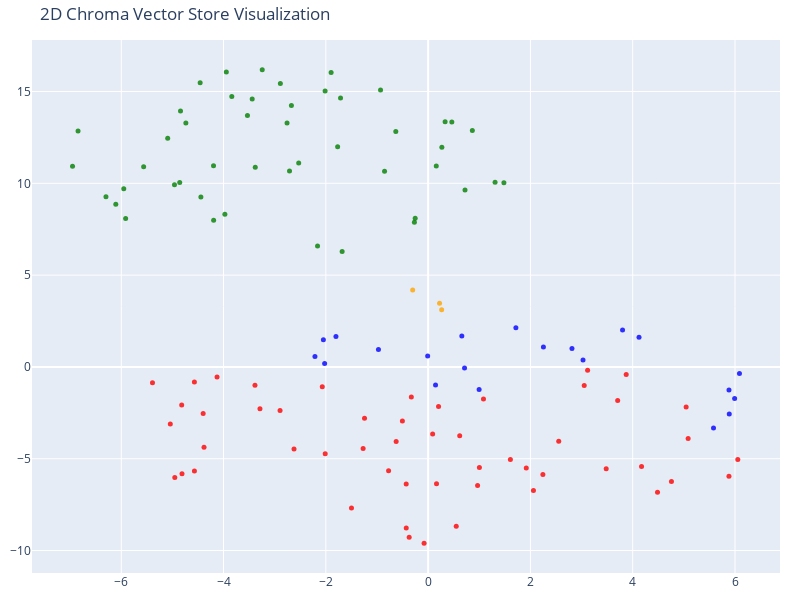

Notebook source saved alongside this figure:
### Code cell
# We humans find it easier to visalize things in 2D!
# Reduce the dimensionality of the vectors to 2D using t-SNE
# (t-distributed stochastic neighbor embedding)

tsne = TSNE(n_components=2, random_state=42)
reduced_vectors = tsne.fit_transform(vectors)

# Create the 2D scatter plot
fig = go.Figure(data=[go.Scatter(
    x=reduced_vectors[:, 0],
    y=reduced_vectors[:, 1],
    mode='markers',
    marker=dict(size=5, color=colors, opacity=0.8),
    text=[f"Type: {t}<br>Text: {d[:100]}..." for t, d in zip(doc_types, documents)],
    hoverinfo='text'
)])

fig.update_layout(
    title='2D Chroma Vector Store Visualization',
    scene=dict(xaxis_title='x',yaxis_title='y'),
    width=800,
    height=600,
    margin=dict(r=20, b=10, l=10, t=40)
)

fig.show()

### Figure 1 — Plotly figure (JSON) as saved in the notebook; plotly's stock layout.template omitted (floating-point values rounded to 4 significant figures)
{"data": [{"hoverinfo": "text", "marker": {"color": ["blue", "blue", "blue", "blue", "blue", "blue", "blue", "blue", "blue", "blue", "blue", "blue", "blue", "blue", "blue", "blue", "blue", "blue", "blue", "blue", "blue", "red", "red", "red", "red", "red", "red", "red", "red", "red", "red", "red", "red", "red", "red", "red", "red", "red", "red", "red", "red", "red", "red", "red", "red", "red", "red", "red", "red", "red", "red", "red", "red", "red", "red", "red", "red", "red", "red", "red", "red", "red", "red", "red", "red", "red", "red", "red", "red", "red", "red", "red", "red", "orange", "orange", "orange", "green", "green", "green", "green", "green", "green", "green", "green", "green", "green", "green", "green", "green", "green", "green", "green", "green", "green", "green", "green", "green", "green", "green", "green", "green", "green", "green", "green", "green", "green", "green", "green", "green", "green", "green", "green", "green", "green", "green", "green", "green", "green", "green", "green", "green", "green", "green"], "opacity": 0.8, "size": 5}, "mode": "markers", "text": ["Type: products<br>Text: # Product Summary\n\n# Rellm: AI-Powered Enterprise Reinsurance Solution\n\n## Summary\n\nRellm is an inno...", "Type: products<br>Text: ### Seamless Integrations\nRellm's architecture is designed for effortless integration with existing ...", "Type: products<br>Text: ### Regulatory Compliance Tools\nRellm includes built-in compliance tracking features to help organiz...", "Type: products<br>Text: Join the growing number of organizations leveraging Rellm to enhance their reinsurance processes whi...", "Type: products<br>Text: Experience the future of reinsurance with Rellm, where innovation meets reliability. Let Insurellm h...", "Type: products<br>Text: # Product Summary\n\n# Markellm\n\n## Summary\n\nMarkellm is an innovative two-sided marketplace designed ...", "Type: products<br>Text: - **User-Friendly Interface**: Designed with user experience in mind, Markellm features an intuitive...", "Type: products<br>Text: - **Customer Support**: Our dedicated support team is always available to assist both consumers and ...", "Type: products<br>Text: ### For Insurance Companies:\n- **Basic Listing Fee**: $199/month for a featured listing on the platf...", "Type: products<br>Text: ### Q3 2025\n- Initiate a comprehensive marketing campaign targeting both consumers and insurers to i...", "Type: products<br>Text: # Product Summary\n\n# Homellm\n\n## Summary\nHomellm is an innovative home insurance product developed b...", "Type: products<br>Text: ### 2. Dynamic Pricing Model\nWith Homellm's innovative dynamic pricing model, insurance providers ca...", "Type: products<br>Text: ### 5. Multi-Channel Integration\nHomellm seamlessly integrates into existing insurance platforms, pr...", "Type: products<br>Text: - **Basic Tier:** Starting at $5,000/month for small insurers with basic integration features.\n- **S...", "Type: products<br>Text: All tiers include a comprehensive training program and ongoing updates to ensure optimal performance...", "Type: products<br>Text: With Homellm, Insurellm is committed to transforming the landscape of home insurance, ensuring both ...", "Type: products<br>Text: # Product Summary\n\n# Carllm\n\n## Summary\n\nCarllm is an innovative auto insurance product developed by...", "Type: products<br>Text: - **Instant Quoting**: With Carllm, insurance companies can offer near-instant quotes to customers, ...", "Type: products<br>Text: - **Mobile Integration**: Carllm is designed to work seamlessly with mobile applications, providing ...", "Type: products<br>Text: - **Professional Tier**: $2,500/month\n  - For medium-sized companies.\n  - All Basic Tier features pl...", "Type: products<br>Text: ### Q2 2025: Customer Experience Improvements\n- Launch of a new **mobile app** for end-users.\n- Intr...", "Type: contracts<br>Text: # Contract with GreenField Holdings for Markellm\n\n**Effective Date:** November 15, 2023  \n**Contract...", "Type: contracts<br>Text: ## Renewal\n1. **Automatic Renewal**: This contract will automatically renew for sequential one-year ...", "Type: contracts<br>Text: ## Features\n1. **AI-Powered Matching**: Access to advanced algorithms that connect GreenField Holdin...", "Type: contracts<br>Text: ## Support\n1. **Customer Support Access**: The Client will have access to dedicated support through ...", "Type: contracts<br>Text: **Signatures:**  \n_________________________                           _________________________  \n**...", "Type: contracts<br>Text: # Contract with Apex Reinsurance for Rellm: AI-Powered Enterprise Reinsurance Solution\n\n## Terms\n\n1....", "Type: contracts<br>Text: ## Renewal\n\n1. **Automatic Renewal**: This Agreement will automatically renew for successive one-yea...", "Type: contracts<br>Text: 2. **Seamless Integrations**: The architecture of Rellm allows for easy integration with existing sy...", "Type: contracts<br>Text: 1. **Technical Support**: Provider shall offer dedicated technical support to the Client via phone, ...", "Type: contracts<br>Text: **Insurellm, Inc.**  \n_____________________________  \nAuthorized Signature   \nDate: ________________...", "Type: contracts<br>Text: # Contract with Greenstone Insurance for Homellm\n\n---\n\n## Terms\n\n1. **Parties**: This Contract (\"Agr...", "Type: contracts<br>Text: 4. **Payment Terms**: \n   - The Customer shall pay an amount of $10,000 per month for the Standard T...", "Type: contracts<br>Text: ---\n\n## Features\n\n- **AI-Powered Risk Assessment**: Customer will have access to enhanced risk evalu...", "Type: contracts<br>Text: - **Customer Portal**: A dedicated portal will be provided, allowing the Customer's clients to manag...", "Type: contracts<br>Text: ______________________________  \n[Name], [Title]  \nDate: ______________________\n\n**For Greenstone In...", "Type: contracts<br>Text: # Contract with Roadway Insurance Inc. for Carllm\n\n---\n\n## Terms\n\n1. **Agreement Effective Date**: T...", "Type: contracts<br>Text: ---\n\n## Renewal\n\n1. **Automatic Renewal**: This agreement will automatically renew for an additional...", "Type: contracts<br>Text: ---\n\n## Features\n\n1. **Access to Core Features**: Roadway Insurance Inc. will have access to all Pro...", "Type: contracts<br>Text: ---\n\n## Support\n\n1. **Technical Support**: Roadway Insurance Inc. will receive priority technical su...", "Type: contracts<br>Text: # Contract with Stellar Insurance Co. for Rellm\n\n## Terms\nThis contract is made between **Insurellm*...", "Type: contracts<br>Text: ### Termination\nEither party may terminate this agreement with a **30-day written notice**. In the e...", "Type: contracts<br>Text: ## Features\nStellar Insurance Co. will receive access to the following features of the Rellm product...", "Type: contracts<br>Text: ## Support\nInsurellm provides Stellar Insurance Co. with the following support services:\n\n- **24/7 T...", "Type: contracts<br>Text: # Contract with TechDrive Insurance for Carllm\n\n**Contract Date:** October 1, 2024  \n**Contract Dura...", "Type: contracts<br>Text: ## Renewal\n\n1. **Automatic Renewal**: This contract shall automatically renew for additional one-yea...", "Type: contracts<br>Text: ## Support\n\n1. **Customer Support**: Insurellm will provide 24/7 customer support to TechDrive Insur...", "Type: contracts<br>Text: **TechDrive Insurance Representative:**  \nName: Sarah Johnson  \nTitle: Operations Director  \nDate: _...", "Type: contracts<br>Text: # Contract with Belvedere Insurance for Markellm\n\n## Terms\nThis Contract (\"Agreement\") is made and e...", "Type: contracts<br>Text: ## Renewal\n1. **Renewal Terms**: This Agreement may be renewed for additional one-year terms upon mu...", "Type: contracts<br>Text: ## Features\n1. **AI-Powered Matching**: Belvedere Insurance will benefit from Markellm's AI-powered ...", "Type: contracts<br>Text: ## Support\n1. **Technical Support**: Technical support will be available from 9 AM to 7 PM EST, Mond...", "Type: contracts<br>Text: **Belvedere Insurance**  \nSignature: ______________________  \nName: [Authorized Signatory]  \nTitle: ...", "Type: contracts<br>Text: # Contract with Velocity Auto Solutions for Carllm\n\n**Contract Date:** October 1, 2023  \n**Contract ...", "Type: contracts<br>Text: ## Renewal\n\n1. **Automatic Renewal**: This contract will automatically renew for successive 12-month...", "Type: contracts<br>Text: ## Support\n\n1. **Customer Support**: Velocity Auto Solutions will have access to Insurellm’s custome...", "Type: contracts<br>Text: # Contract with GreenValley Insurance for Homellm\n\n**Contract Date:** October 6, 2023  \n**Contract N...", "Type: contracts<br>Text: 4. **Confidentiality:** Both parties agree to maintain the confidentiality of proprietary informatio...", "Type: contracts<br>Text: 1. **AI-Powered Risk Assessment:** Access to advanced AI algorithms for real-time risk evaluations.\n...", "Type: contracts<br>Text: 3. **Regular Updates:** Insurellm will offer ongoing updates and enhancements to the Homellm platfor...", "Type: contracts<br>Text: # Contract with EverGuard Insurance for Rellm: AI-Powered Enterprise Reinsurance Solution\n\n**Contrac...", "Type: contracts<br>Text: 4. **Usage Rights**: EverGuard Insurance is granted a non-exclusive, non-transferable license to acc...", "Type: contracts<br>Text: 1. **Core Functionality**: Rellm provides EverGuard Insurance with advanced AI-driven analytics, sea...", "Type: contracts<br>Text: 1. **Customer Support**: Insurellm will provide EverGuard Insurance with 24/7 customer support, incl...", "Type: contracts<br>Text: ---\n\n**Signatures**  \n**For Insurellm**: __________________________  \n**Name**: John Smith  \n**Title...", "Type: contracts<br>Text: # Contract with BrightWay Solutions for Markellm\n\n**Contract Date:** October 5, 2023  \n**Contract ID...", "Type: contracts<br>Text: 3. **Service Level Agreement (SLA):**  \n   Insurellm commits to a 99.9% uptime for the platform with...", "Type: contracts<br>Text: 2. **Real-Time Quote Availability:**  \n   Consumers sourced via BrightWay Solutions will receive rea...", "Type: contracts<br>Text: 3. **Training and Onboarding:**  \n   Insurellm agrees to provide one free training session on how to...", "Type: contracts<br>Text: # Contract with Pinnacle Insurance Co. for Homellm\n\n## Terms\nThis contract (\"Contract\") is entered i...", "Type: contracts<br>Text: ## Renewal\n1. **Renewal Terms**: At the end of the initial term, this Contract shall automatically r...", "Type: contracts<br>Text: ## Features\n1. **AI-Powered Risk Assessment**: Utilized for tailored underwriting decisions specific...", "Type: contracts<br>Text: ## Support\n1. **Technical Support**: Insurellm shall provide 24/7 technical support via an email and...", "Type: company<br>Text: # Overview of Insurellm\n\nInsurellm is an innovative insurance tech firm with 200 employees across th...", "Type: company<br>Text: # Careers at Insurellm\n\nInsurellm is hiring! We are looking for talented software engineers, data sc...", "Type: company<br>Text: # About Insurellm\n\nInsurellm was founded by Avery Lancaster in 2015 as an insurance tech startup des...", "Type: employees<br>Text: # HR Record\n\n# Alex Chen\n\n## Summary\n- **Date of Birth:** March 15, 1990  \n- **Job Title:** Backend ...", "Type: employees<br>Text: ## Annual Performance History\n- **2020:**  \n  - Completed onboarding successfully.  \n  - Met expecta...", "Type: employees<br>Text: ## Compensation History\n- **2020:** Base Salary: $80,000  \n- **2021:** Base Salary Increase to $90,0...", "Type: employees<br>Text: Alex Chen continues to be a vital asset at Insurellm, contributing significantly to innovative backe...", "Type: employees<br>Text: # HR Record\n\n# Oliver Spencer\n\n## Summary\n- **Date of Birth**: May 14, 1990  \n- **Job Title**: Backe...", "Type: employees<br>Text: ## Annual Performance History\n- **2018**: **3/5** - Adaptable team player but still learning to take...", "Type: employees<br>Text: ## Compensation History\n- **March 2018**: Initial salary of $80,000.\n- **July 2019**: Salary increas...", "Type: employees<br>Text: # HR Record\n\n# Emily Tran\n\n## Summary\n- **Date of Birth:** March 18, 1991  \n- **Job Title:** Digital...", "Type: employees<br>Text: - **January 2017 - May 2018**: Marketing Intern  \n  - Supported the Marketing team by collaborating ...", "Type: employees<br>Text: - **2021**:  \n  - Performance Rating: Meets Expectations  \n  - Key Achievements: Contributed to the ...", "Type: employees<br>Text: - **Professional Development Goals**:  \n  - Emily Tran aims to become a Marketing Manager within the...", "Type: employees<br>Text: # HR Record\n\n# Jordan Blake\n\n## Summary\n- **Date of Birth:** March 15, 1993  \n- **Job Title:** Sales...", "Type: employees<br>Text: ## Annual Performance History\n- **2021:** First year at Insurellm; achieved 90% of monthly targets. ...", "Type: employees<br>Text: ## Other HR Notes\n- Jordan has shown an interest in continuing education, actively participating in ...", "Type: employees<br>Text: # Avery Lancaster\n\n## Summary\n- **Date of Birth**: March 15, 1985  \n- **Job Title**: Co-Founder & Ch...", "Type: employees<br>Text: - **2010 - 2013**: Business Analyst at Edge Analytics  \n  Prior to joining Innovate, Avery worked as...", "Type: employees<br>Text: - **2018**: **Exceeds Expectations**  \n  Under Avery’s pivoted vision, Insurellm launched two new su...", "Type: employees<br>Text: - **2022**: **Satisfactory**  \n  Avery focused on rebuilding team dynamics and addressing employee c...", "Type: employees<br>Text: ## Compensation History\n- **2015**: $150,000 base salary + Significant equity stake  \n- **2016**: $1...", "Type: employees<br>Text: ## Other HR Notes\n- **Professional Development**: Avery has actively participated in leadership trai...", "Type: employees<br>Text: # HR Record\n\n# Maxine Thompson\n\n## Summary\n- **Date of Birth:** January 15, 1991  \n- **Job Title:** ...", "Type: employees<br>Text: ## Insurellm Career Progression\n- **January 2017 - October 2018**: **Junior Data Engineer**  \n  * Ma...", "Type: employees<br>Text: ## Annual Performance History\n- **2017**: *Meets Expectations*  \n  Maxine showed potential in her ro...", "Type: employees<br>Text: - **2021**: *Exceeds Expectations*  \n  Maxine spearheaded the transition to a new data warehousing s...", "Type: employees<br>Text: ## Compensation History\n- **2017**: $70,000 (Junior Data Engineer)  \n- **2018**: $75,000 (Junior Dat...", "Type: employees<br>Text: # Samantha Greene\n\n## Summary\n- **Date of Birth:** October 14, 1990\n- **Job Title:** HR Generalist\n-...", "Type: employees<br>Text: ## Annual Performance History\n- **2020:** Exceeds Expectations  \n  Samantha Greene demonstrated exce...", "Type: employees<br>Text: ## Compensation History\n- **2020:** Base Salary - $55,000  \n  The entry-level salary matched industr...", "Type: employees<br>Text: - **2023:** Base Salary - $70,000  \n  Recognized for substantial improvement in employee relations m...", "Type: employees<br>Text: # HR Record\n\n# Alex Thomson\n\n## Summary\n- **Date of Birth:** March 15, 1995  \n- **Job Title:** Sales...", "Type: employees<br>Text: ## Annual Performance History  \n- **2022** - Rated as \"Exceeds Expectations.\" Alex Thomson achieved ...", "Type: employees<br>Text: ## Other HR Notes\n- Alex Thomson is an active member of the Diversity and Inclusion committee at Ins...", "Type: employees<br>Text: # HR Record\n\n# Samuel Trenton\n\n## Summary\n- **Date of Birth:** April 12, 1989  \n- **Job Title:** Sen...", "Type: employees<br>Text: ## Annual Performance History\n- **2023:** Rating: 4.5/5  \n  *Samuel exceeded expectations, successfu...", "Type: employees<br>Text: ## Compensation History\n- **2023:** Base Salary: $115,000 + Bonus: $15,000  \n  *Annual bonus based o...", "Type: employees<br>Text: - **Engagement in Company Culture:** Regularly participates in team-building events and contributes ...", "Type: employees<br>Text: # HR Record\n\n# Alex Harper\n\n## Summary\n- **Date of Birth**: March 15, 1993  \n- **Job Title**: Sales ...", "Type: employees<br>Text: ## Annual Performance History  \n- **2021**:  \n  - **Performance Rating**: 4.5/5  \n  - **Key Achievem...", "Type: employees<br>Text: - **2022**:  \n  - **Base Salary**: $65,000 (Promotion to Senior SDR)  \n  - **Bonus**: $13,000 (20% o...", "Type: employees<br>Text: # HR Record\n\n# Jordan K. Bishop\n\n## Summary\n- **Date of Birth:** March 15, 1990\n- **Job Title:** Fro...", "Type: employees<br>Text: ## Annual Performance History\n- **2019:** Exceeds Expectations - Continuously delivered high-quality...", "Type: employees<br>Text: ## Compensation History\n- **June 2018:** Starting Salary - $85,000\n- **June 2019:** Salary Increase ...", "Type: employees<br>Text: ## Other HR Notes\n- Jordan K. Bishop has been an integral part of club initiatives, including the In...", "Type: employees<br>Text: # HR Record\n\n# Emily Carter\n\n## Summary\n- **Date of Birth:** August 12, 1990  \n- **Job Title:** Acco...", "Type: employees<br>Text: - **2017-2019:** Marketing Intern  \n  - Assisted with market research and campaign development for s...", "Type: employees<br>Text: ## Compensation History\n| Year | Base Salary | Bonus         | Total Compensation |\n|------|--------...", "Type: employees<br>Text: Emily Carter exemplifies the kind of talent that drives Insurellm's success and is an invaluable ass..."], "type": "scatter", "x": [0.7122, 0.9969, 0.1451, -0.008601, 0.6588, 5.882, 5.993, 5.888, 5.58, 6.087, 2.254, 3.028, 2.812, 4.123, 3.801, 1.716, -1.802, -2.048, -2.213, -2.024, -0.9713, 3.482, -4.57, 3.706, 5.084, -0.3704, 0.6175, -1.244, 1.083, -0.7729, -0.428, 2.244, 2.554, 3.118, 0.9671, -0.07887, -5.041, -4.382, -2.069, -3.385, -2.012, -2.622, -0.3281, -1.271, -4.818, -3.288, -4.57, -5.389, 4.173, -4.953, 5.045, -0.4285, 0.5496, -4.399, -2.895, -4.127, 1.919, 1.608, 3.052, 1.002, 0.08836, -0.5034, 0.2039, -0.6251, -1.499, 4.758, 5.882, 6.055, 4.485, 2.059, -4.812, 3.873, 0.1641, 0.2649, -0.3022, 0.2233, -4.959, 0.4636, -3.44, -1.681, -4.857, 0.3321, -3.839, -3.38, -2.53, -2.758, -2.71, -5.951, -2.673, -4.194, -0.2686, 0.7215, 1.309, 1.482, -3.243, -0.2532, -6.953, -0.8517, 0.2686, 0.1594, -4.457, -5.092, -0.632, -4.841, -4.736, -6.106, -0.9301, -5.914, -5.562, -1.712, -2.889, -6.845, -6.299, -2.014, -1.897, -4.443, 0.8643, -3.946, -3.974, -4.196, -1.769, -3.532, -2.162], "y": [-0.06377, -1.226, -0.9853, 0.6011, 1.68, -1.253, -1.725, -2.559, -3.326, -0.3571, 1.085, 0.3763, 1.003, 1.614, 2.01, 2.134, 1.652, 1.475, 0.5727, 0.1802, 0.9469, -5.55, -5.668, -1.833, -3.892, -9.276, -3.747, -2.793, -1.748, -5.649, -8.766, -5.862, -4.054, -0.1826, -6.462, -9.601, -3.112, -4.37, -1.085, -0.9965, -4.724, -4.47, -1.633, -4.448, -2.077, -2.271, -0.8241, -0.8566, -5.419, -6.016, -2.176, -6.378, -8.675, -2.535, -2.376, -0.5503, -5.503, -5.041, -1.017, -5.472, -3.651, -2.939, -2.156, -4.06, -7.677, -6.237, -5.958, -5.037, -6.82, -6.727, -5.818, -0.4131, -6.356, 3.119, 4.194, 3.465, 9.921, 13.34, 14.59, 6.291, 10.05, 13.35, 14.73, 10.87, 11.1, 13.29, 10.67, 9.7, 14.24, 7.992, 7.877, 9.641, 10.05, 10.03, 16.18, 8.093, 10.93, 10.66, 11.97, 10.95, 15.47, 12.45, 12.82, 13.93, 13.28, 8.866, 15.08, 8.08, 10.9, 14.64, 15.43, 12.85, 9.266, 15.03, 16.04, 9.255, 12.87, 16.07, 8.312, 10.96, 11.99, 13.69, 6.589]}], "layout": {"height": 600, "margin": {"b": 10, "l": 10, "r": 20, "t": 40}, "scene": {"xaxis": {"title": {"text": "x"}}, "yaxis": {"title": {"text": "y"}}}, "title": {"text": "2D Chroma Vector Store Visualization"}, "width": 800}}
